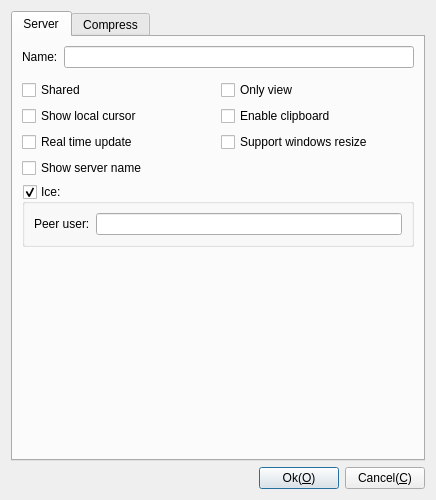
<?xml version="1.0" encoding="UTF-8"?>
<ui version="4.0">
 <class>CDlgSettingsVnc</class>
 <widget class="QDialog" name="CDlgSettingsVnc">
  <property name="geometry">
   <rect>
    <x>0</x>
    <y>0</y>
    <width>436</width>
    <height>500</height>
   </rect>
  </property>
  <property name="windowTitle">
   <string>Setting</string>
  </property>
  <property name="windowIcon">
   <iconset>
    <normaloff>:/image/App</normaloff>:/image/App</iconset>
  </property>
  <layout class="QGridLayout" name="gridLayout_4">
   <item row="0" column="0">
    <widget class="QTabWidget" name="tabWidget">
     <property name="currentIndex">
      <number>0</number>
     </property>
     <widget class="QWidget" name="Server">
      <attribute name="title">
       <string>Server</string>
      </attribute>
      <layout class="QGridLayout" name="gridLayout_6">
       <item row="0" column="0">
        <layout class="QHBoxLayout" name="horizontalLayout_9">
         <item>
          <widget class="QLabel" name="label_11">
           <property name="text">
            <string>Name:</string>
           </property>
          </widget>
         </item>
         <item>
          <widget class="QLineEdit" name="leName">
           <property name="toolTip">
            <string>Connecter name</string>
           </property>
           <property name="statusTip">
            <string>Connecter name</string>
           </property>
           <property name="whatsThis">
            <string>Connecter name</string>
           </property>
          </widget>
         </item>
        </layout>
       </item>
       <item row="1" column="0">
        <widget class="CParameterNetUI" name="wNet" native="true"/>
       </item>
       <item row="2" column="0">
        <layout class="QHBoxLayout" name="horizontalLayout_7">
         <item>
          <widget class="QCheckBox" name="cbShared">
           <property name="text">
            <string>Shared</string>
           </property>
          </widget>
         </item>
         <item>
          <widget class="QCheckBox" name="cbOnlyView">
           <property name="text">
            <string>Only view</string>
           </property>
          </widget>
         </item>
        </layout>
       </item>
       <item row="3" column="0">
        <layout class="QHBoxLayout" name="horizontalLayout_8">
         <item>
          <widget class="QCheckBox" name="cbLocalCursor">
           <property name="text">
            <string>Show local cursor</string>
           </property>
          </widget>
         </item>
         <item>
          <widget class="QCheckBox" name="cbClipboard">
           <property name="text">
            <string>Enable clipboard</string>
           </property>
          </widget>
         </item>
        </layout>
       </item>
       <item row="4" column="0">
        <layout class="QGridLayout" name="gridLayout">
         <item row="0" column="2">
          <widget class="QCheckBox" name="cbResizeWindows">
           <property name="text">
            <string>Support windows resize</string>
           </property>
          </widget>
         </item>
         <item row="0" column="1">
          <widget class="QCheckBox" name="cbRealTimeUpdate">
           <property name="text">
            <string>Real time update</string>
           </property>
          </widget>
         </item>
        </layout>
       </item>
       <item row="5" column="0">
        <widget class="QCheckBox" name="cbShowServerName">
         <property name="text">
          <string>Show server name</string>
         </property>
        </widget>
       </item>
       <item row="6" column="0">
        <widget class="QGroupBox" name="gpIce">
         <property name="title">
          <string>Ice:</string>
         </property>
         <property name="checkable">
          <bool>true</bool>
         </property>
         <property name="checked">
          <bool>true</bool>
         </property>
         <layout class="QGridLayout" name="gridLayout_5">
          <item row="0" column="0">
           <layout class="QHBoxLayout" name="horizontalLayout_14">
            <item>
             <widget class="QLabel" name="label">
              <property name="text">
               <string>Peer user:</string>
              </property>
             </widget>
            </item>
            <item>
             <widget class="QLineEdit" name="lePeerUser"/>
            </item>
           </layout>
          </item>
         </layout>
        </widget>
       </item>
       <item row="7" column="0">
        <spacer name="verticalSpacer_4">
         <property name="orientation">
          <enum>Qt::Vertical</enum>
         </property>
         <property name="sizeHint" stdset="0">
          <size>
           <width>20</width>
           <height>40</height>
          </size>
         </property>
        </spacer>
       </item>
      </layout>
     </widget>
     <widget class="QWidget" name="Compress">
      <attribute name="title">
       <string>Compress</string>
      </attribute>
      <layout class="QGridLayout" name="gridLayout_2">
       <item row="1" column="1">
        <widget class="QGroupBox" name="gpColorLevel">
         <property name="title">
          <string>Color level</string>
         </property>
         <layout class="QFormLayout" name="formLayout">
          <item row="1" column="0">
           <widget class="QRadioButton" name="rbFull">
            <property name="text">
             <string>Full</string>
            </property>
           </widget>
          </item>
          <item row="3" column="0">
           <widget class="QRadioButton" name="rbLow">
            <property name="text">
             <string>Low</string>
            </property>
           </widget>
          </item>
          <item row="2" column="0">
           <widget class="QRadioButton" name="rbMeduim">
            <property name="text">
             <string>Meduim</string>
            </property>
           </widget>
          </item>
          <item row="4" column="0">
           <widget class="QRadioButton" name="rbVeryLow">
            <property name="text">
             <string>Very low</string>
            </property>
           </widget>
          </item>
         </layout>
        </widget>
       </item>
       <item row="3" column="1">
        <layout class="QHBoxLayout" name="horizontalLayout_5">
         <item>
          <widget class="QSpinBox" name="spCompressLevel">
           <property name="maximum">
            <number>9</number>
           </property>
           <property name="value">
            <number>0</number>
           </property>
          </widget>
         </item>
         <item>
          <widget class="QLabel" name="label_5">
           <property name="text">
            <string>0=fast, 9=best</string>
           </property>
          </widget>
         </item>
        </layout>
       </item>
       <item row="4" column="0" colspan="2">
        <layout class="QHBoxLayout" name="horizontalLayout_6">
         <item>
          <widget class="QCheckBox" name="cbJPEG">
           <property name="text">
            <string>Enable JPEG compress</string>
           </property>
          </widget>
         </item>
         <item>
          <widget class="QSpinBox" name="spJPEGLevel">
           <property name="maximum">
            <number>9</number>
           </property>
          </widget>
         </item>
         <item>
          <widget class="QLabel" name="label_4">
           <property name="text">
            <string>0=Worst, 9=best</string>
           </property>
          </widget>
         </item>
        </layout>
       </item>
       <item row="1" column="0" rowspan="3">
        <widget class="QGroupBox" name="gpEncodeing">
         <property name="title">
          <string>preferred Encoding</string>
         </property>
         <layout class="QGridLayout" name="gridLayout_3">
          <item row="0" column="0">
           <widget class="QRadioButton" name="rbTight">
            <property name="text">
             <string>Tight</string>
            </property>
           </widget>
          </item>
          <item row="2" column="0">
           <widget class="QRadioButton" name="rbHextile">
            <property name="text">
             <string>Hextile</string>
            </property>
           </widget>
          </item>
          <item row="6" column="0">
           <widget class="QRadioButton" name="rbRaw">
            <property name="text">
             <string>Raw</string>
            </property>
           </widget>
          </item>
          <item row="1" column="0">
           <widget class="QRadioButton" name="rbZRLE">
            <property name="text">
             <string>ZRLE</string>
            </property>
           </widget>
          </item>
          <item row="3" column="0">
           <widget class="QRadioButton" name="rbCoRRE">
            <property name="text">
             <string>CoRRE</string>
            </property>
           </widget>
          </item>
          <item row="4" column="0">
           <widget class="QRadioButton" name="rbRRE">
            <property name="text">
             <string>RRE</string>
            </property>
           </widget>
          </item>
          <item row="5" column="0">
           <widget class="QRadioButton" name="rbCopyRect">
            <property name="text">
             <string>copyRect</string>
            </property>
           </widget>
          </item>
         </layout>
        </widget>
       </item>
       <item row="2" column="1">
        <widget class="QCheckBox" name="cbCompress">
         <property name="text">
          <string>Compress level:</string>
         </property>
        </widget>
       </item>
       <item row="0" column="0">
        <widget class="QCheckBox" name="cbCompressAutoSelect">
         <property name="text">
          <string>Auto select</string>
         </property>
        </widget>
       </item>
      </layout>
     </widget>
    </widget>
   </item>
   <item row="1" column="0">
    <layout class="QHBoxLayout" name="horizontalLayout_4">
     <item>
      <spacer name="horizontalSpacer">
       <property name="orientation">
        <enum>Qt::Horizontal</enum>
       </property>
       <property name="sizeHint" stdset="0">
        <size>
         <width>40</width>
         <height>20</height>
        </size>
       </property>
      </spacer>
     </item>
     <item>
      <widget class="QPushButton" name="pbOK">
       <property name="text">
        <string>Ok(&amp;O)</string>
       </property>
       <property name="default">
        <bool>true</bool>
       </property>
      </widget>
     </item>
     <item>
      <widget class="QPushButton" name="pbCancel">
       <property name="text">
        <string>Cancel(&amp;C)</string>
       </property>
      </widget>
     </item>
    </layout>
   </item>
  </layout>
 </widget>
 <customwidgets>
  <customwidget>
   <class>CParameterNetUI</class>
   <extends>QWidget</extends>
   <header location="global">ParameterNetUI.h</header>
   <container>1</container>
  </customwidget>
 </customwidgets>
 <tabstops>
  <tabstop>cbShared</tabstop>
  <tabstop>cbLocalCursor</tabstop>
  <tabstop>cbClipboard</tabstop>
  <tabstop>cbResizeWindows</tabstop>
  <tabstop>cbOnlyView</tabstop>
  <tabstop>pbOK</tabstop>
  <tabstop>pbCancel</tabstop>
  <tabstop>cbCompressAutoSelect</tabstop>
  <tabstop>rbTight</tabstop>
  <tabstop>rbZRLE</tabstop>
  <tabstop>rbHextile</tabstop>
  <tabstop>rbCoRRE</tabstop>
  <tabstop>rbRRE</tabstop>
  <tabstop>rbCopyRect</tabstop>
  <tabstop>rbRaw</tabstop>
  <tabstop>rbFull</tabstop>
  <tabstop>rbMeduim</tabstop>
  <tabstop>rbLow</tabstop>
  <tabstop>rbVeryLow</tabstop>
  <tabstop>cbCompress</tabstop>
  <tabstop>spCompressLevel</tabstop>
  <tabstop>cbJPEG</tabstop>
  <tabstop>spJPEGLevel</tabstop>
  <tabstop>tabWidget</tabstop>
 </tabstops>
 <resources/>
 <connections/>
</ui>
